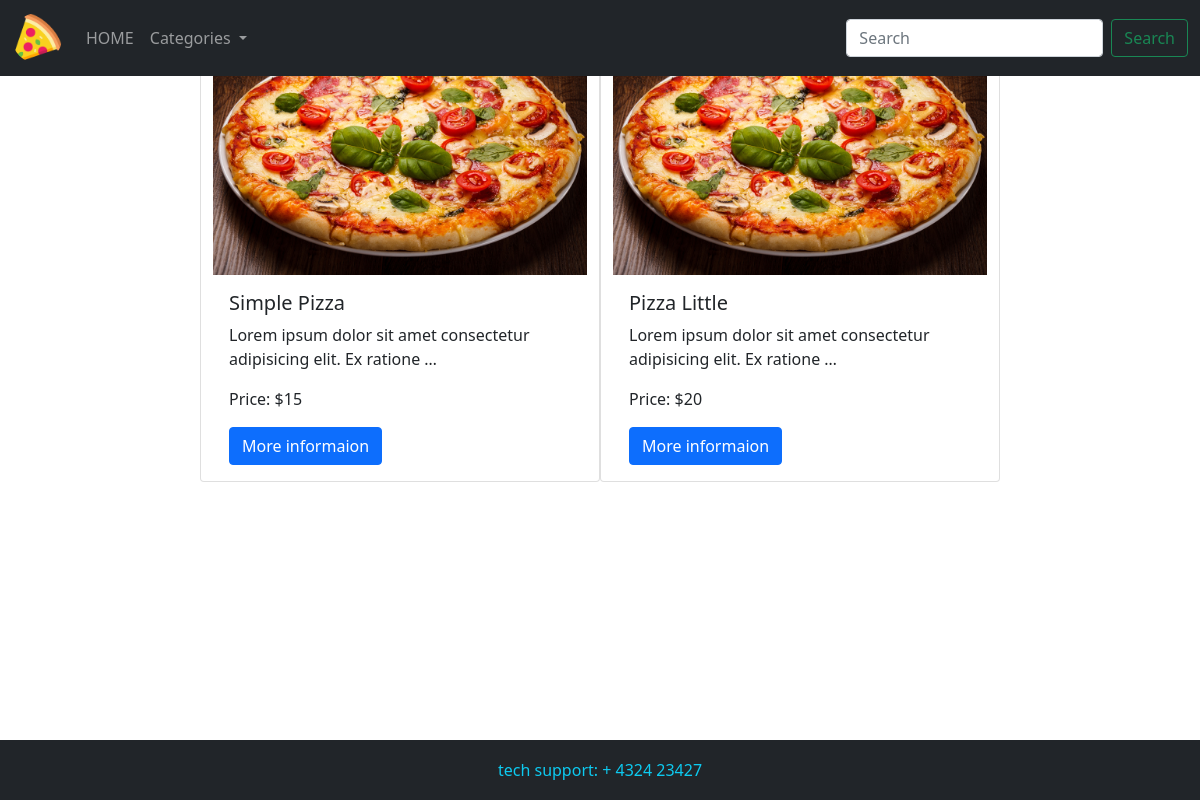
Screenshot of /categories/2/ with the database file from the repository.
### store/models.py (models this page shows, shortened)
class Product(models.Model):
    title = models.CharField(max_length=255, db_index=True)
    info = models.TextField(blank=True)
    price = models.IntegerField(default=0)
    categories = models.ManyToManyField("Category", blank=True, related_name="products")
    image = models.ImageField(upload_to="images/", default="image/default.jpg")
    def get_absolute_url(self):
        return reverse("product_detail_url", kwargs={"pk": self.pk})

### store/views.py (the view)
# urls.py: path('categories/<int:pk>/', CategoryDetailView.as_view(), name="category_detail_url"),
class CategoryDetailView(DetailView, CategoryMixin):
    model = Category

### store/models.py (called while the page is built)
    def get_absolute_url(self):
        return reverse("category_detail_url", kwargs={"pk": self.pk})

### store/utils.py (called while the page is built)
    def get_context_data(self, **kwargs):
        context = super().get_context_data(**kwargs)
        context['category_list'] = Category.objects.all()
        return context

### store/templates/store/category_detail.html (shortened to what this page needs)
{% extends "store/index.html" %}
{% block content %}
{% for product in category.products.all %}
<div class="card mb-3 col-lg-4 col-md-6 col-sm-12">
    <img src="{{ product.image.url}}" class="card-img-top" alt="Pizza">
    <div class="card-body">
        <h5 class="card-title">{{ product.title }}</h5>
        <p class="card-text">{{ product.info| truncatewords:10 }}</p>
        <p class="card-text">Price: ${{ product.price }}</p>
        <a href="{{ product.get_absolute_url }}"class="btn btn-primary"> More informaion </a>
    </div>
</div>
{% endfor %}
{% endblock content %}

### static/css/style.css (style rules this page uses)
a { text-decoration: none; }

### rows the page displays
Product: image (picture), title "Simple Pizza", info "Lorem ipsum dolor sit amet consectetur adipisicing elit. Ex ratione …", price "15"
Product: image (picture), title "Pizza Little", info "Lorem ipsum dolor sit amet consectetur adipisicing elit. Ex ratione …", price "20"
